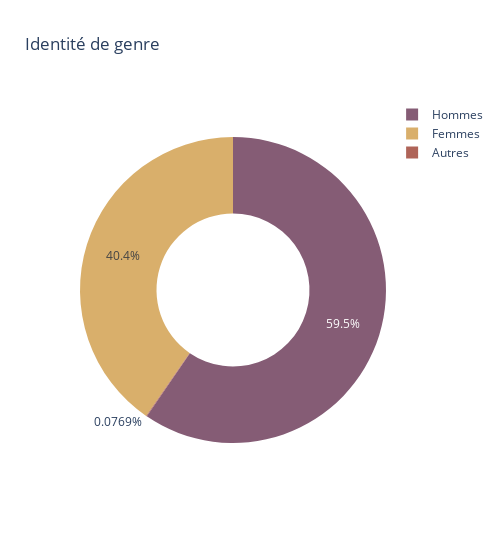

Write notebook code for a chart like this one.
### Markdown cell above
*Genre*

### Code cell
mapping = {'M': 'Hommes', 'F': 'Femmes', 'A': 'Autres'}
genre = plotVariable(demographics, 'sexe', mapping=mapping)

px.pie(
    names = genre['labels'],
    values = genre['count'],
    hole=0.5,
    title='Identité de genre',
    width=500,
    color_discrete_sequence= px.colors.qualitative.Antique   
)

### Figure 1 — Plotly figure (JSON) as saved in the notebook; plotly's stock layout.template omitted (floating-point values rounded to 4 significant figures)
{"data": [{"domain": {"x": [0, 1], "y": [0, 1]}, "hole": 0.5, "hovertemplate": "label=%{label}<br>value=%{value}<extra></extra>", "labels": ["Hommes", "Femmes", "Autres"], "legendgroup": "", "name": "", "showlegend": true, "type": "pie", "values": [1549, 1051, 2]}], "layout": {"legend": {"tracegroupgap": 0}, "piecolorway": ["rgb(133, 92, 117)", "rgb(217, 175, 107)", "rgb(175, 100, 88)", "rgb(115, 111, 76)", "rgb(82, 106, 131)", "rgb(98, 83, 119)", "rgb(104, 133, 92)", "rgb(156, 156, 94)", "rgb(160, 97, 119)", "rgb(140, 120, 93)", "rgb(124, 124, 124)"], "title": {"text": "Identité de genre"}, "width": 500}}
